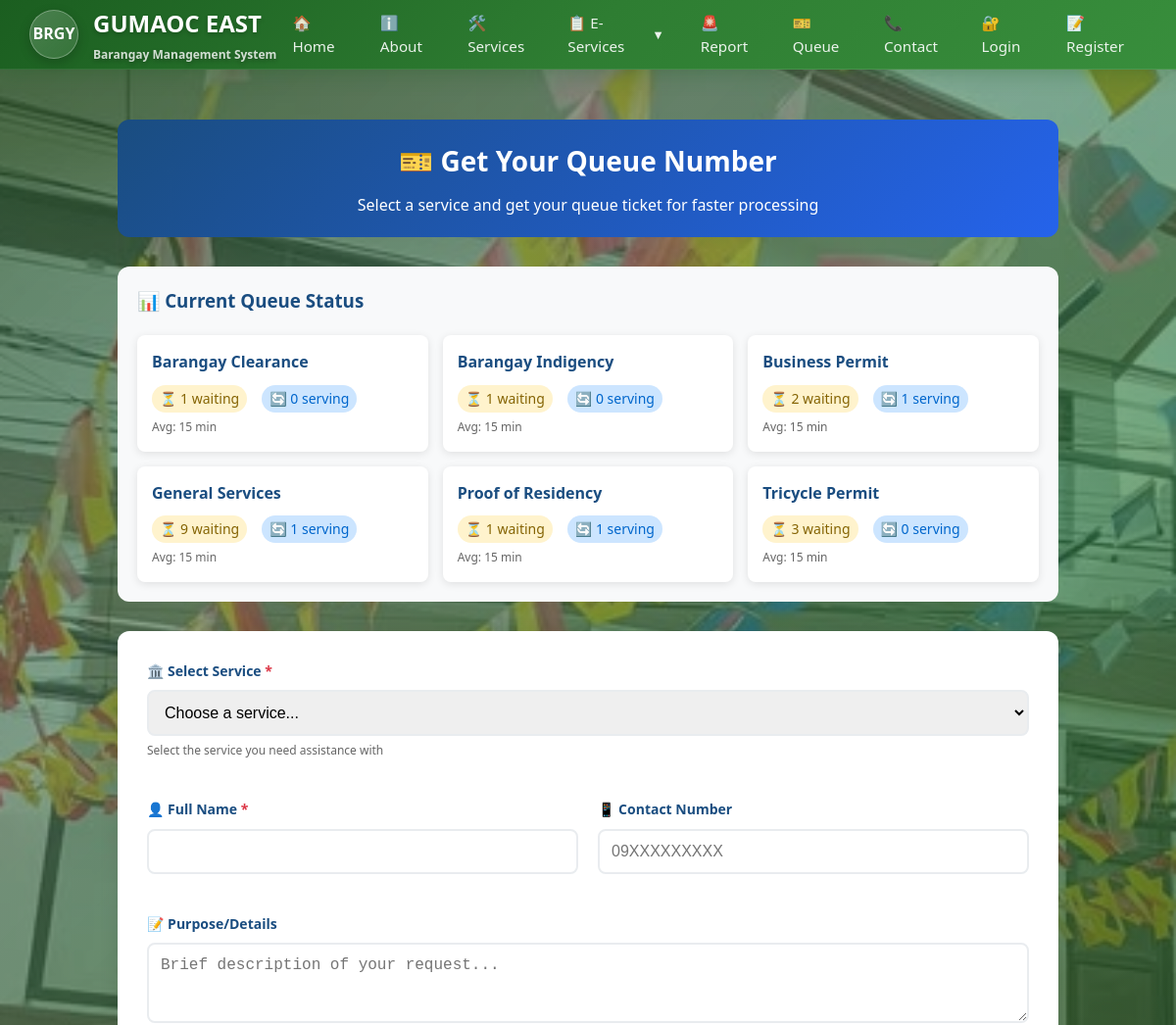
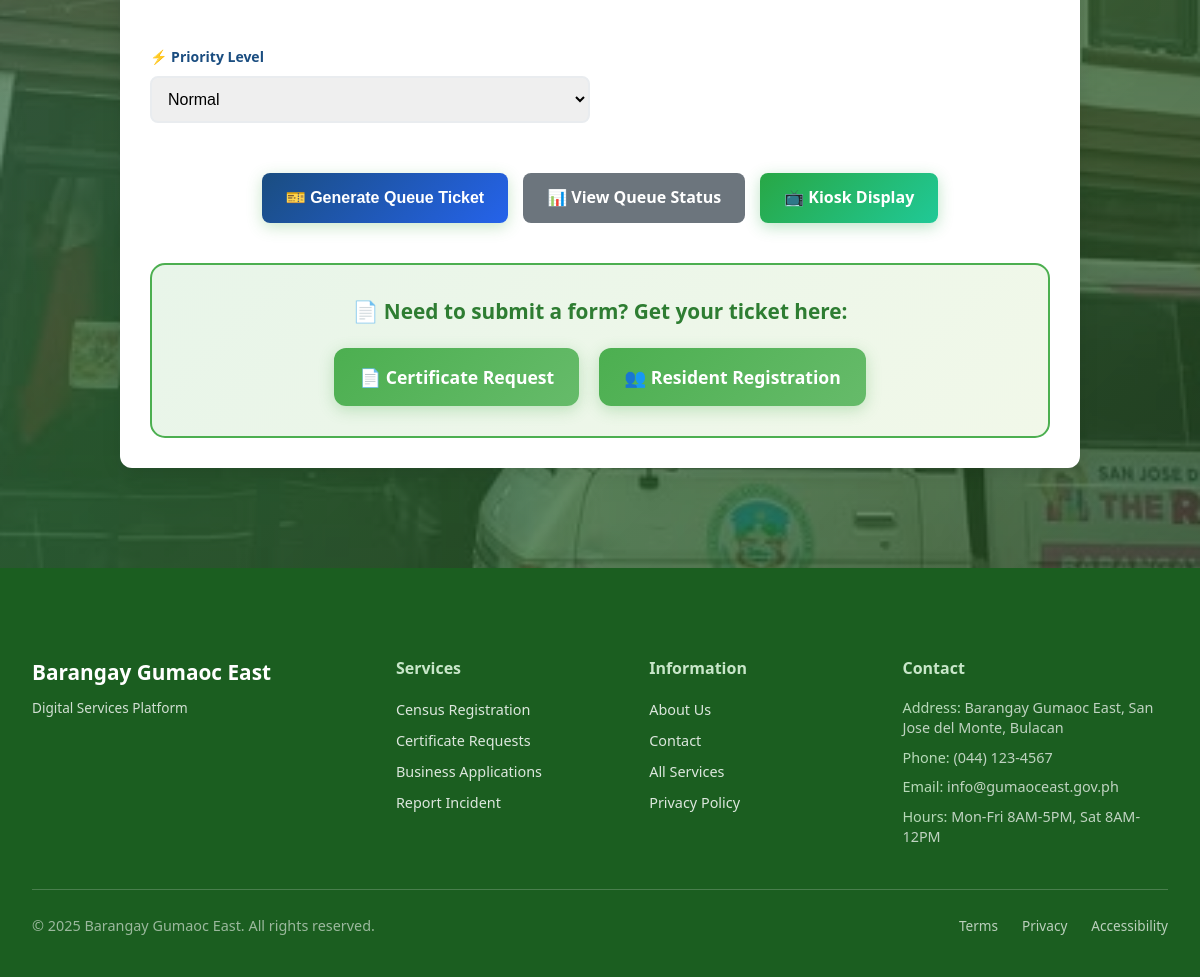
The app's page /pages/queue-ticket.php with its own data (2 pictures, top to bottom).
### tables this page shows
CREATE TABLE `queue_services` (
  `id` int(11) NOT NULL,
  `service_name` varchar(100) NOT NULL,
  `service_code` varchar(10) NOT NULL,
  `description` text DEFAULT NULL,
  `estimated_time` int(11) DEFAULT 15 COMMENT 'Estimated time in minutes',
  `max_daily_capacity` int(11) DEFAULT 50,
  `is_active` tinyint(1) DEFAULT 1,
  `created_at` timestamp NOT NULL DEFAULT current_timestamp(),
  `updated_at` timestamp NOT NULL DEFAULT current_timestamp() ON UPDATE current_timestamp()
);

### includes/QueueManager.php (called while the page is built, shortened)
<?php
class QueueManager {
    private $pdo;
    public function __construct($pdo) {
        $this->pdo = $pdo;
    }
    public function getQueueStatus() {
        $stmt = $this->pdo->prepare("
            SELECT
                qs.id,
                qs.service_name,
                qs.service_code,
                qs.estimated_time,
                COUNT(CASE WHEN qt.status = 'waiting' THEN 1 END) as waiting_count,
                COUNT(CASE WHEN qt.status = 'serving' THEN 1 END) as serving_count,
                COUNT(CASE WHEN qt.status = 'completed' THEN 1 END) as completed_count,
                AVG(CASE WHEN qt.status = 'completed' AND qt.served_at IS NOT NULL AND qt.completed_at IS NOT NULL
                    THEN TIMESTAMPDIFF(MINUTE, qt.served_at, qt.completed_at) END) as avg_service_time
            FROM queue_services qs
            LEFT JOIN queue_tickets qt ON qs.id = qt.service_id AND DATE(qt.created_at) = CURDATE()
            WHERE qs.is_active = 1
            GROUP BY qs.id, qs.service_name, qs.service_code, qs.estimated_time
            ORDER BY qs.service_name
        ");
        $stmt->execute();
        return $stmt->fetchAll();
    }
}
?>

### pages/queue-ticket.php (the view, shortened to what this page needs)
<?php
include '../includes/header.php';
include '../includes/db_connect.php';
include '../includes/QueueManager.php';
$queueManager = new QueueManager($pdo);
$ticket_data = null;
$queue_status = $queueManager->getQueueStatus();
?>
<div class="container">
    <section class="queue-section">
        <?php if ($ticket_data): ?>
        <div class="ticket-generated">
            <div class="ticket-card">
                <div class="ticket-header">
                    <h2>🎫 Your Queue Ticket</h2>
                    <div class="ticket-number"><?php echo htmlspecialchars($ticket_data['ticket_number']); ?></div>
                </div>
                <div class="ticket-body">
                    <div class="ticket-info">
                        <p><strong>Queue Position:</strong> #<?php echo $ticket_data['queue_position']; ?></p>
                        <p><strong>Estimated Time:</strong> <?php echo $ticket_data['estimated_time']; ?></p>
                        <p><strong>Date:</strong> <?php echo date('F j, Y'); ?></p>
                    </div>
                    <div class="ticket-instructions">
                        <h4>📋 Instructions:</h4>
                        <ul>
                            <li>Keep this ticket number safe</li>
                            <li>Monitor the display board for your number</li>
                            <li>Present this ticket when called</li>
                            <li>Arrive 5 minutes before your estimated time</li>
                        </ul>
                    </div>
                </div>
                <div class="ticket-actions">
                    <button onclick="window.print()" class="btn btn-primary">🖨️ Print Ticket</button>
                    <a href="queue-status.php" class="btn btn-secondary">📊 View Queue Status</a>
                    <a href="queue-ticket.php" class="btn btn-secondary">➕ New Ticket</a>
                </div>
            </div>
        </div>
        <?php else: ?>
        <div class="queue-form-section">
            <div class="queue-header">
                <h2>🎫 Get Your Queue Number</h2>
                <p>Select a service and get your queue ticket for faster processing</p>
            </div>
            <div class="queue-status-display">
                <h3>📊 Current Queue Status</h3>
                <div class="status-grid">
                    <?php foreach ($queue_status as $status): ?>
                    <div class="status-card">
                        <div class="service-name"><?php echo htmlspecialchars($status['service_name']); ?></div>
                        <div class="status-stats">
                            <span class="waiting">⏳ <?php echo $status['waiting_count']; ?> waiting</span>
                            <span class="serving">🔄 <?php echo $status['serving_count']; ?> serving</span>
                        </div>
                        <div class="avg-time">Avg: <?php echo $status['avg_wait_time'] ?? 15; ?> min</div>
                    </div>
                    <?php endforeach; ?>
                </div>
            </div>
            <form method="POST" class="queue-form">
                <div class="form-grid">
                    <div class="form-group full-width">
                        <label for="service_id">🏛️ Select Service <span class="required">*</span></label>
                        <select id="service_id" name="service_id" required>
                            <option value="">Choose a service...</option>
                        </select>
                        <div class="input-help">Select the service you need assistance with</div>
                    </div>
                    <div class="form-group">
                        <label for="full_name">👤 Full Name <span class="required">*</span></label>
                        <input type="text" id="full_name" name="full_name"
                               value="<?php echo htmlspecialchars($_POST['full_name'] ?? ''); ?>" required>
                    </div>
                    <div class="form-group">
                        <label for="contact_number">📱 Contact Number</label>
                        <input type="tel" id="contact_number" name="contact_number"
                               value="<?php echo htmlspecialchars($_POST['contact_number'] ?? ''); ?>"
                               placeholder="09XXXXXXXXX">
                    </div>
                    <div class="form-group full-width">
                        <label for="purpose">📝 Purpose/Details</label>
                        <textarea id="purpose" name="purpose" rows="3"
                                  placeholder="Brief description of your request..."><?php echo htmlspecialchars($_POST['purpose'] ?? ''); ?></textarea>
                    </div>
                    <div class="form-group">
                        <label for="priority_level">⚡ Priority Level</label>
                        <select id="priority_level" name="priority_level">
                            <option value="normal" <?php echo (($_POST['priority_level'] ?? '') === 'normal') ? 'selected' : ''; ?>>Normal</option>
                        </select>
                    </div>
                </div>
                <div class="form-actions">
                    <button type="submit" name="generate_ticket" class="btn btn-primary">
                        🎫 Generate Queue Ticket
                    </button>
                    <a href="queue-status.php" class="btn btn-secondary">
                        📊 View Queue Status
                    </a>
                    <a href="queue-kiosk.php" class="btn btn-success">
                        📺 Kiosk Display
                    </a>
                </div>
                <div class="service-links">
                    <h4>📄 Need to submit a form? Get your ticket here:</h4>
                    <div class="service-link-buttons">
                        <a href="certificate-request.php" class="service-link-btn">
                            📄 Certificate Request
                        </a>
                        <a href="resident-registration.php" class="service-link-btn">
                            👥 Resident Registration
                        </a>
                    </div>
                </div>
            </form>
        </div>
        <?php endif; ?>
    </section>
</div>
<?php include '../includes/footer.php'; ?>

### css/styles.css (style rules this page uses)
body { font-family: 'Roboto', sans-serif; margin: 0; padding: 0; background-color: #f4f7f9; color: #333; line-height: 1.6; }
.container { max-width: 1400px; margin: 0 auto; padding: 2rem; }
.btn { display: inline-block; padding: 1rem 2rem; border-radius: 50px; text-decoration: none; font-weight: 600; font-size: 1rem; transition: all 0.3s ease; cursor: pointer; border: none; text-align: center; }
.btn-primary { background: linear-gradient(135deg, #4CAF50 0%, #2196F3 100%); color: white; box-shadow: 0 4px 15px rgba(76, 175, 80, 0.3); }

### includes/header.php (style rules this page uses)
* { margin: 0; padding: 0; box-sizing: border-box; }
body { font-family: 'Segoe UI', Tahoma, Geneva, Verdana, sans-serif; background: url('assets/images/background.jpg') center/cover no-repeat; background-attachment: fixed; background-color: #2d5a27; min-height: 100vh; position: relative; }
body::before { content: ''; position: fixed; top: 0; left: 0; width: 100%; height: 100%; background: linear-gradient(135deg, rgba(45, 90, 39, 0.7) 0%, rgba(74, 124, 89, 0.6) 25%, rgba(53, 122, 60, 0.65) 50%, rgba(45, 90, 39, 0.7) 75%, rgba(30, 58, 26, 0.8) 100%); z-index: 1; }

### pages/queue-ticket.php (style rules this page uses)
.queue-section { max-width: 1000px; margin: 0 auto; padding: 20px; }
.queue-header { text-align: center; margin-bottom: 30px; padding: 20px; background: linear-gradient(135deg, #1a4d80, #2563eb); color: white; border-radius: 12px; }
.queue-header h2 { margin: 0 0 10px 0; font-size: 28px; }
.queue-status-display { background: #f8f9fa; border-radius: 12px; padding: 20px; margin-bottom: 30px; }
.queue-status-display h3 { margin: 0 0 20px 0; color: #1a4d80; }
.status-grid { display: grid; grid-template-columns: repeat(auto-fit, minmax(250px, 1fr)); gap: 15px; }
.status-card { background: white; border-radius: 8px; padding: 15px; box-shadow: 0 2px 8px rgba(0,0,0,0.1); }
.service-name { font-weight: bold; color: #1a4d80; margin-bottom: 10px; }
.status-stats { display: flex; gap: 15px; margin-bottom: 5px; }
.waiting, .serving { font-size: 14px; padding: 3px 8px; border-radius: 15px; }
.waiting { background: #fff3cd; color: #856404; }
.serving { background: #cce5ff; color: #0066cc; }
.avg-time { font-size: 12px; color: #666; }
.queue-form { background: white; border-radius: 12px; padding: 30px; box-shadow: 0 4px 20px rgba(0,0,0,0.1); }
.form-grid { display: grid; grid-template-columns: 1fr 1fr; gap: 20px; margin-bottom: 30px; }
.form-group { margin-bottom: 20px; }
.form-group.full-width { grid-column: 1 / -1; }
.form-group label { display: block; margin-bottom: 8px; color: #1a4d80; font-weight: 600; font-size: 14px; }
.required { color: #dc3545; }
.form-group input, .form-group select, .form-group textarea { width: 100%; padding: 12px; border: 2px solid #e9ecef; border-radius: 8px; font-size: 16px; transition: border-color 0.3s ease; }
.input-help { font-size: 12px; color: #666; margin-top: 5px; }
.form-actions { display: flex; gap: 15px; justify-content: center; flex-wrap: wrap; }
.btn { padding: 12px 24px; border: none; border-radius: 8px; font-size: 16px; font-weight: 600; text-decoration: none; cursor: pointer; transition: all 0.3s ease; display: inline-flex; align-items: center; gap: 8px; }
.btn-primary { background: linear-gradient(135deg, #1a4d80, #2563eb); color: white; }
.btn-secondary { background: #6c757d; color: white; }
.btn-success { background: linear-gradient(135deg, #28a745, #20c997); color: white; border: none; font-weight: 600; box-shadow: 0 4px 15px rgba(40, 167, 69, 0.3); }
.service-links { margin-top: 40px; padding: 30px; background: linear-gradient(135deg, #e8f5e9, #f1f8e9); border-radius: 15px; border: 2px solid #4caf50; text-align: center; }
.service-links h4 { color: #2e7d32; margin: 0 0 20px 0; font-size: 1.3rem; font-weight: 600; }
.service-link-buttons { display: flex; gap: 20px; justify-content: center; flex-wrap: wrap; }
.service-link-btn { background: linear-gradient(135deg, #4caf50, #66bb6a); color: white; padding: 15px 25px; border-radius: 12px; text-decoration: none; font-weight: 600; font-size: 1.1rem; transition: all 0.3s ease; box-shadow: 0 4px 15px rgba(76, 175, 80, 0.3); min-width: 200px; text-align: center; }

### records on screen
queue_services: service_name "Barangay Clearance", waiting_count "1", serving_count "0", avg_wait_time "15"
queue_services: service_name "Barangay Indigency", waiting_count "1", serving_count "0", avg_wait_time "15"
queue_services: service_name "Business Permit", waiting_count "2", serving_count "1", avg_wait_time "15"
queue_services: service_name "General Services", waiting_count "9", serving_count "1", avg_wait_time "15"
queue_services: service_name "Proof of Residency", waiting_count "1", serving_count "1", avg_wait_time "15"
queue_services: service_name "Tricycle Permit", waiting_count "3", serving_count "0", avg_wait_time "15"
